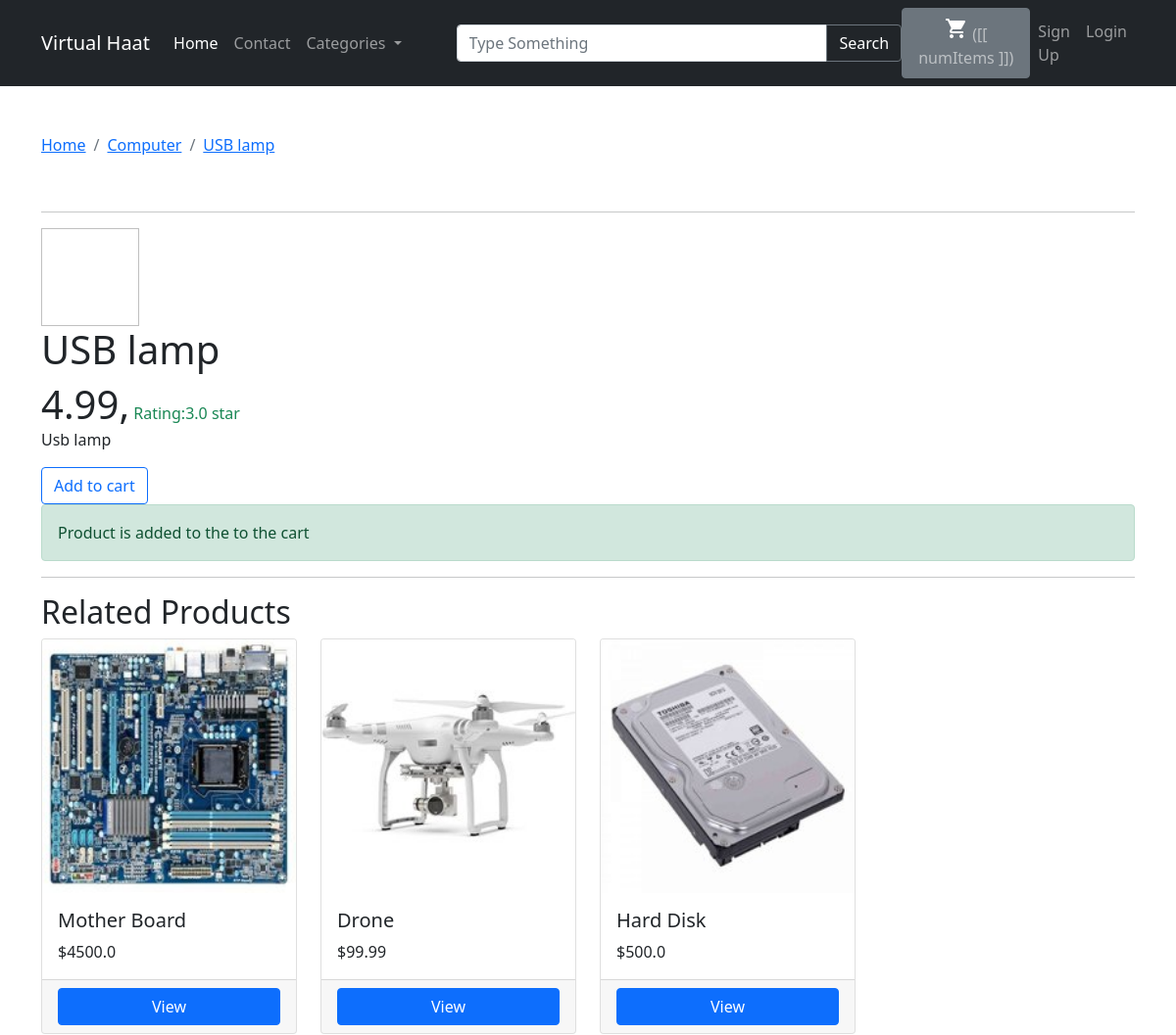
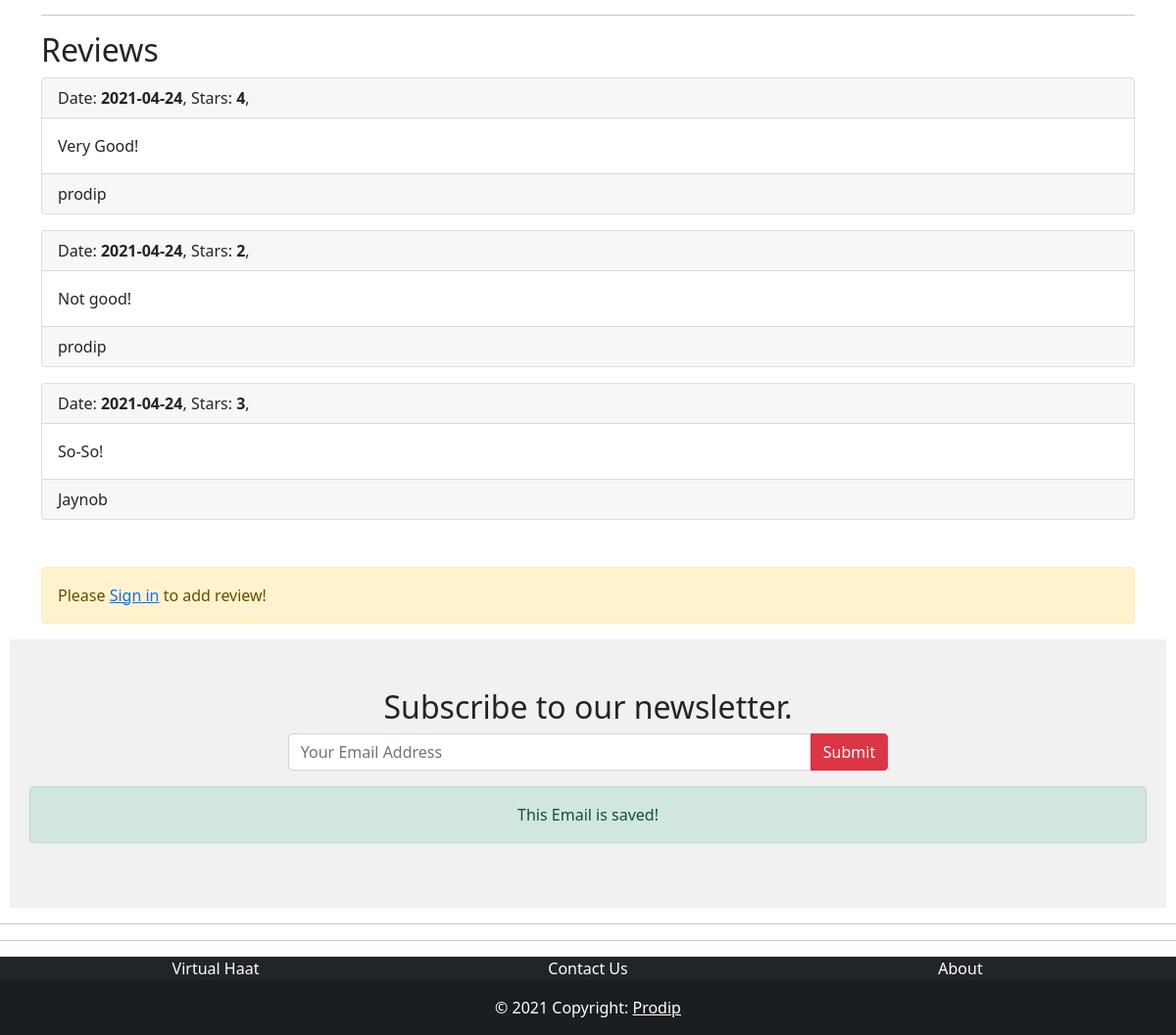
The page /computer/usb-lamp/ on the database its author committed (2 pictures, top to bottom).
### apps/store/models.py (models this page shows, shortened)
class Product(models.Model):
    category = models.ForeignKey(Category, related_name='products', on_delete=models.CASCADE)
    parent = models.ForeignKey('self', related_name='variants', on_delete=models.CASCADE, blank=True, null=True)
    title = models.CharField(max_length=255)
    slug = models.SlugField(max_length=255)
    description = models.TextField(blank=True, null=True)
    price = models.FloatField()
    date_added = models.DateTimeField(auto_now_add=True)
    is_featured = models.BooleanField(default=False)
    num_available = models.IntegerField(default=1)
    num_visits = models.IntegerField(default=0)
    last_visit = models.DateTimeField(blank=True, null=True)
    image = models.ImageField(upload_to='uploads/', blank=True, null=True)
    thumbnail = models.ImageField(upload_to='thumbnails/', blank=True, null=True)
    class Meta:
        ordering = ('-date_added',)
    def save(self, *args, **kwargs):
        self.thumbnail = self.make_thumbnail(self.image)
        super().save(*args, **kwargs)
    def make_thumbnail(self, image, size=(300,200)):
        img = Image.open(image)
        img.convert('RGB')
        img.thumbnail(size)
        thumb_io = BytesIO()
        img.save(thumb_io, 'JPEG', quality=85)
        thumbnail = File(thumb_io, name=image.name)
        return thumbnail
    def get_rating(self):
        total = sum(int(review['stars']) for review in self.reviews.values())
        if self.reviews.count() > 0:
            return total / self.reviews.count()
        else:
            return 0

class Category(models.Model):
    parent = models.ForeignKey('self', related_name='children', on_delete=models.CASCADE, blank=True,null=True)
    title = models.CharField(max_length=255)
    slug = models.SlugField(max_length=255)
    ordering = models.IntegerField(default=0)
    is_featured = models.BooleanField(default=False)
    class Meta:
        verbose_name_plural = 'Categories'
        ordering = ('ordering',)

class ProductReview(models.Model):
    product = models.ForeignKey(Product, related_name='reviews', on_delete=models.CASCADE)
    user = models.ForeignKey(User, related_name='reviews', on_delete=models.CASCADE)
    content = models.TextField(blank=True, null=True)
    stars = models.IntegerField()
    date_added = models.DateTimeField(auto_now_add=True)

### apps/store/views.py (the view)
# urls.py: path('<slug:category_slug>/<slug:slug>/', product_detail, name='product_detail'),
def product_detail(request, category_slug ,slug):
    product = get_object_or_404(Product, slug=slug)
    product.num_visits = product.num_visits + 1
    product.last_visit = datetime.now()
    product.save()
    if request.method == 'POST' and request.user.is_authenticated:
        stars = request.POST.get('stars', 3)
        content = request.POST.get('content', '')
        review = ProductReview.objects.create(product=product, user=request.user, stars=stars, content=content)
        return redirect('product_detail', category_slug=category_slug, slug=slug)
    related_products = list(product.category.products.filter(parent=None).exclude(id=product.id))
    if len(related_products)>=3:
        related_products = random.sample(related_products, 3)
    if product.parent:
        return redirect('product_detail', category_slug=category_slug, slug=product.parent.slug)
    imagesstring = "{'thumbnail': '%s', 'image': '%s'}," %(product.thumbnail.url, product.image.url)
    for image in product.images.all():
        imagesstring = imagesstring + ("{'thumbnail': '%s', 'image': '%s'}," %(image.thumbnail.url, image.image.url))
    cart = Cart(request)
    if cart.has_product(product.id):
        product.in_cart = True
    else:
        product.in_cart = False
    context = {
        'product': product,
        'imagesstring': imagesstring,
        'related_products': related_products,
    }
    return render(request, 'product_detail.html', context)

### apps/cart/cart.py (called while the page is built)
    def has_product(self, product_id):
        if str(product_id) in self.cart:
            return True
        else:
            return False

    def get_total_length(self):
        if self.cart.values():
            return sum(int(item['quantity']) for item in self.cart.values())
        else:
            return 0

    def get_total_cost(self):
        try:
            return sum(float(item['total_price']) for item in self.cart.values())
        except Exception:
            return 0

### apps/cart/context_processors.py (called while the page is built)
def cart(request):
    return {'cart': Cart(request)}

### apps/store/context_processors.py (called while the page is built)
def menu_categories(request):
    categories = Category.objects.filter(parent=None)
    return {'menu_categories':categories}

### apps/store/templates/product_detail.html (shortened to what this page needs)
{% extends 'base.html' %}
{% block content %}
<div id="productapp" class="mt-5">
<nav aria-label="breadcrumb">
      <ol class="breadcrumb">
        <li class="breadcrumb-item"><a href="{% url 'frontpage' %}">Home</a></li>
            <li class="breadcrumb-item" aria-current="page">
                <a href="{% url 'category_detail' product.category.slug %}">{{ product.category.title }}</a>
            </li>
            <li class="breadcrumb-item active" aria-current="page">
                <a href="{% url 'product_detail' product.category.slug product.slug %}">{{ product.title }}</a>
            </li>
      </ol>
    </nav>
    {% if product.image %}
        {% if product.images.all %}
        <hr>
            <div class="row">
            <div class="col-2" v-for="image in images">
                <img width="100" height="100" :src="image.thumbnail" @click="changeMainImage(image.image)">
            </div>
            </div>
        {% endif %}
    {% endif %}
    <h1>{{ product.title }}</h1>
    <span class="display-6">{{ product.price }},</span>
    {% if product.get_rating == 0 %}
        No ratings yet!
    {% else %}
        <span class="text-success"> Rating:{{ product.get_rating|floatformat:1 }} star</span>
    {% endif %}
    {% if product.description %}
        <p>{{ product.description }}</p>
    {% endif %}
    {% if product.variants.all %}
        <h2>Add to cart</h2>
        <div class="col-sm-6">
        <table class="table table-striped">
            <tbody class="align-middle">
            <tr>
            <td>
                {% if product.thumbnail.url %}
                    <img width="100" src="{{ product.thumbnail.url }}">
                {% endif %}
            </td>
            <td>
                <strong>{{ product.title }}</strong>
            </td>
            <td>
                {% if product.in_cart %}
                    <p>Already in cart!</p>
                {% else %}
                    {% if product.num_available > 0 %}
                        <button class="btn btn-outline-primary" @click="addToCart({{ product.id }})">Add to cart</button>
                    {% else %}
                        <p>The Product is out of stock!</p>
                    {% endif %}
                {% endif %}
            </td>
            </tr>
            {% for variant in product.variants.all %}
                <tr>
                    <td>
                        {% if variant.thumbnail.url %}
                            <img width="100" src="{{ variant.thumbnail.url }}">
                        {% endif %}
                    </td>
                    <td>
                        <strong>{{ variant.title }}</strong>
                    </td>
                    <td>
                        {% if variant.in_cart %}
                            <p>Already in cart!</p>
                        {% else %}
                            {% if variant.num_available > 0 %}
                                <button class="btn btn-outline-primary" @click="addToCart({{ variant.id }})">Add to cart</button>
                            {% else %}
                                <p>The Product is out of stock!</p>
                            {% endif %}
                        {% endif %}
                    </td>
                </tr>
            {% endfor %}
            </tbody>
        </table>
        </div>
    {% else %}
        {% if product.in_cart %}
            <p>Already in cart!</p>
        {% else %}
            {% if product.num_available > 0 %}
                <button class="btn btn-outline-primary" @click="addToCart({{ product.id }})">Add to cart</button>
            {% else %}
                <p>The Product is out of stock!</p>
            {% endif %}
        {% endif %}
    {% endif %}
    <div v-if="showMessage">
        <p class="alert alert-success">Product is added to the to the cart</p>
    </div>
    <hr>
    <h2>Related Products</h2>
    {% with related_products as list_products %}
        {% include 'parts/product_list.html' %}
    {% endwith %}
    <hr>
    <h2>Reviews</h2>
        {% for review in product.reviews.all %}
                <div class="card mb-3">
                <div class="card-header">
                    Date: <strong>{{ review.date_added|date:'Y-m-d' }}</strong>,
                    Stars: <strong>{{ review.stars }}</strong>,
                </div>
                <div class="card-body">
                    {{ review.content }}
                </div>
                <div class="card-footer">
                    {{ review.user }}
                </div>
            </div>
                {% empty %}
                <div class="card">
                    <div class="card-body">
                        No reviews yet!
                    </div>
                </div>
        {% endfor %}
    <div class="mt-5">
        {% if request.user.is_authenticated %}
        <div class="col-md-8 offset-md-2">
            <form class="form" method="POST">
            <h2>Add Review</h2><br>
            {% csrf_token %}
                <div class="row">
                <label class="col-sm-1 form-label" for="stars">Stars</label>
                    <div class="col-sm-5">
                        <select id="stars" class="form-select" name="stars">
                            <option value="1">1</option>
                            <option value="2">2</option>
                            <option value="3" selected>3</option>
                            <option value="4">4</option>
                            <option value="5">5</option>
                        </select>
                    </div>
                </div>
                <div class="mt-3 mb-2">
                    <label class="form-label" for="opinion">Your Opinion:</label>
                    <textarea id="opinion" class="form-control" name="content" style="height: 200px;"></textarea>
                </div>
                <div class="d-grid d-flex justify-content-end">
                    <button class="col-4 btn btn-success" type="submit">Submit</button>
                </div>
            </form>
        </div>
    {% else %}
        <p class="alert alert-warning">Please <a href="{% url 'login' %}">Sign in</a> to add review!</p>
    </div>
    {% endif %}
</div>
{% endblock %}

### apps/store/templates/parts/product_list.html
<div class="row">
{% for p in list_products %}
    <div class="col-sm-3">
        <div class="card">
            {% if p.image %}
                <img src="{{ p.thumbnail.url }}" class="card-img-top" alt="...">
            {% endif %}
          <div class="card-body">
            <h5 class="card-title">{{ p.title }}</h5>
            <p class="card-text">${{ p.price }}</p>
          </div>
          <div class="card-footer">
              <div class="d-grid gap-2">
                <a href="{% url 'product_detail' p.category.slug p.slug %}" class="btn btn-primary">View</a>
              </div>
          </div>
        </div>
    </div>
{% endfor %}
</div>

### rows shown on the page
Product: category "Computer", title "USB lamp", price "4.99", get_rating "3.0", description "Usb lamp"
Product: thumbnail (picture), title "Mother Board", price "4500.0"
Product: thumbnail (picture), title "Drone", price "99.99"
Product: thumbnail (picture), title "Hard Disk", price "500.0"
ProductReview: date_added "2021-04-24", stars "4", content "Very Good!", user "prodip"
ProductReview: date_added "2021-04-24", stars "2", content "Not good!", user "prodip"
ProductReview: date_added "2021-04-24", stars "3", content "So-So!", user "Jaynob"
